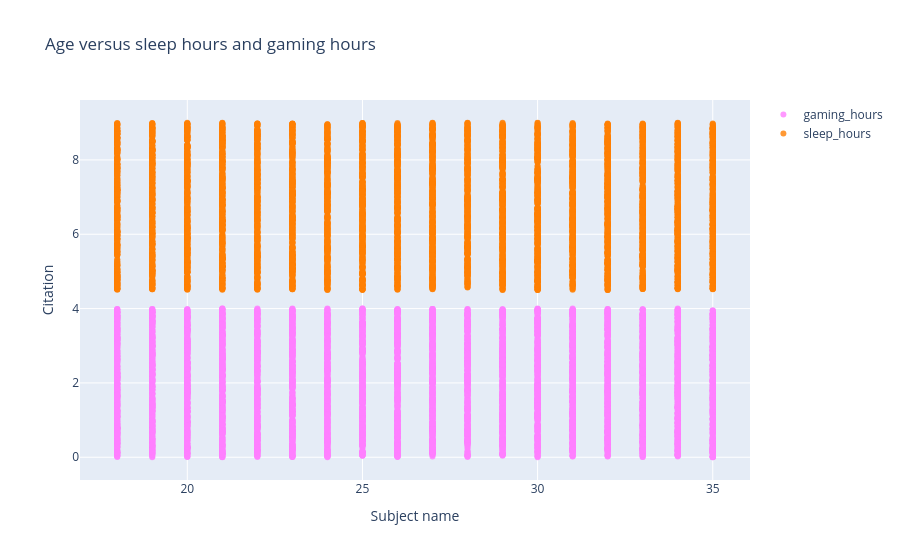

Notebook cell for this chart:
### Code cell
# prepare data frames
mobile #= timesData[timesData.year == 2014].iloc[:100,:]
#df2015 = timesData[timesData.year == 2015].iloc[:100,:]
#df2016 = timesData[timesData.year == 2016].iloc[:100,:]
#df2016['world_rank'] = df2016['world_rank'].str.replace('=','')

#df2014['world_rank'] = df2014['world_rank'].astype(int)
#df2015['world_rank'] = df2015['world_rank'].astype(int)
#df2016['world_rank'] = df2016['world_rank'].astype(int)


# import graph objects as "go"
import plotly.graph_objs as go

# creating trace1
trace1 =go.Scatter(
                    x = mobile.age,
                    y = mobile.gaming_hours,
                    mode = "markers",
                    name = "gaming_hours",
                    marker = dict(color = 'rgba(255, 128, 255, 0.8)'),
                    text= 'age')
# creating trace2
trace2 =go.Scatter(
                    x = mobile.age,
                    y = mobile.sleep_hours,
                    mode = "markers",
                    name = "sleep_hours",
                    marker = dict(color = 'rgba(255, 128, 2, 0.8)'),
                    text= 'age')

data = [trace1, trace2]

layout = dict(title = 'Age versus sleep hours and gaming hours',
              xaxis= dict(title= 'Subject name',ticklen= 5,zeroline= False),
              yaxis= dict(title= 'Citation',ticklen= 5,zeroline= False)
             )

fig = dict(data = data, layout = layout)
# fig = go.Figure(data = data, layout=layout)

iplot(fig)

### Figure 1 — Plotly figure (JSON) as saved in the notebook; plotly's stock layout.template omitted (floating-point values rounded to 4 significant figures; data arrays with more than 128 entries replaced by an {"elided": "..."} marker saying what was removed)
{"data": [{"marker": {"color": "rgba(255, 128, 255, 0.8)"}, "mode": "markers", "name": "gaming_hours", "text": "age", "type": "scatter", "x": {"elided": "7500 int values"}, "y": {"elided": "7500 float values"}}, {"marker": {"color": "rgba(255, 128, 2, 0.8)"}, "mode": "markers", "name": "sleep_hours", "text": "age", "type": "scatter", "x": {"elided": "7500 int values"}, "y": {"elided": "7500 float values"}}], "layout": {"title": {"text": "Age versus sleep hours and gaming hours"}, "xaxis": {"ticklen": 5, "title": {"text": "Subject name"}, "zeroline": false}, "yaxis": {"ticklen": 5, "title": {"text": "Citation"}, "zeroline": false}}}
